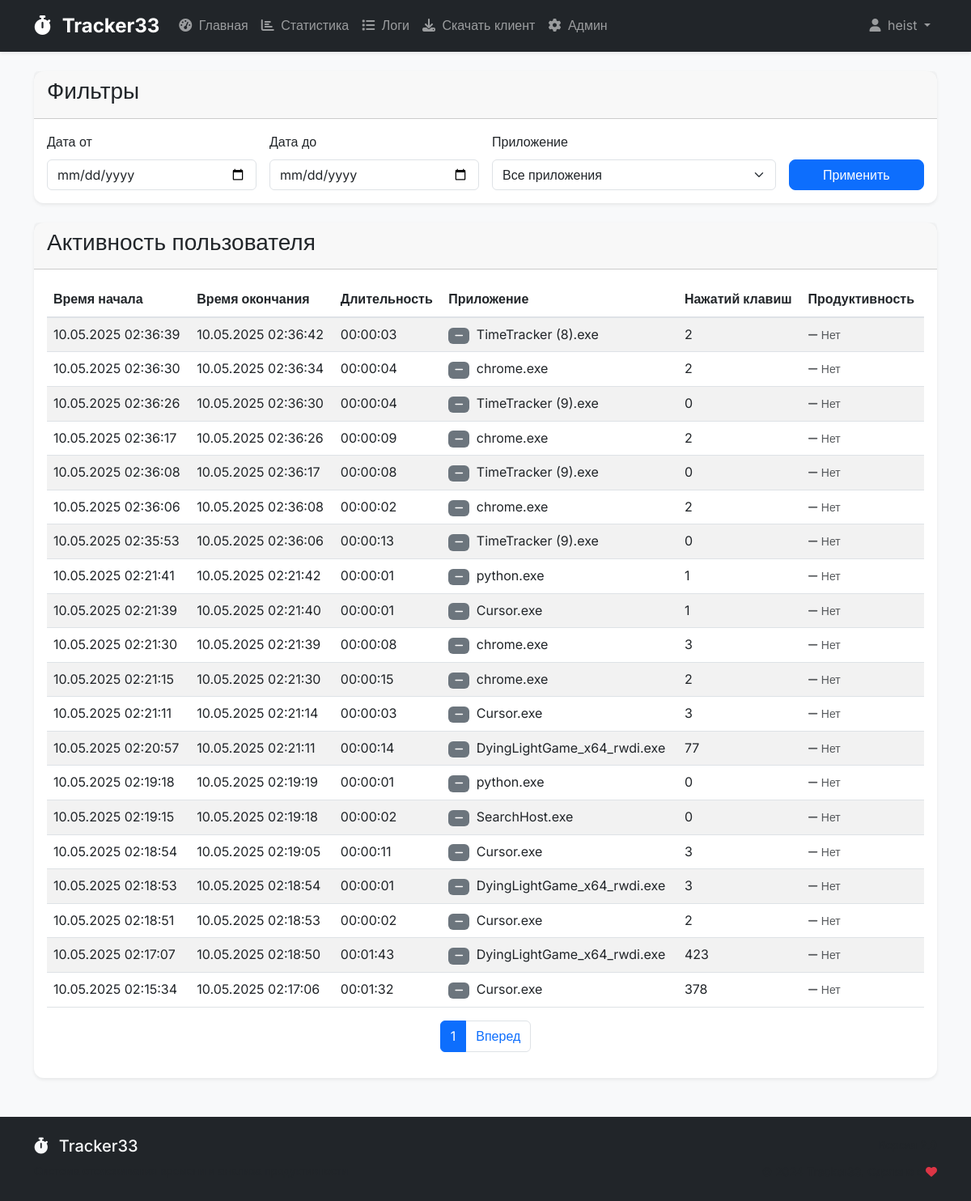
The page /api/logs/ (signed in) on the database as committed earlier.
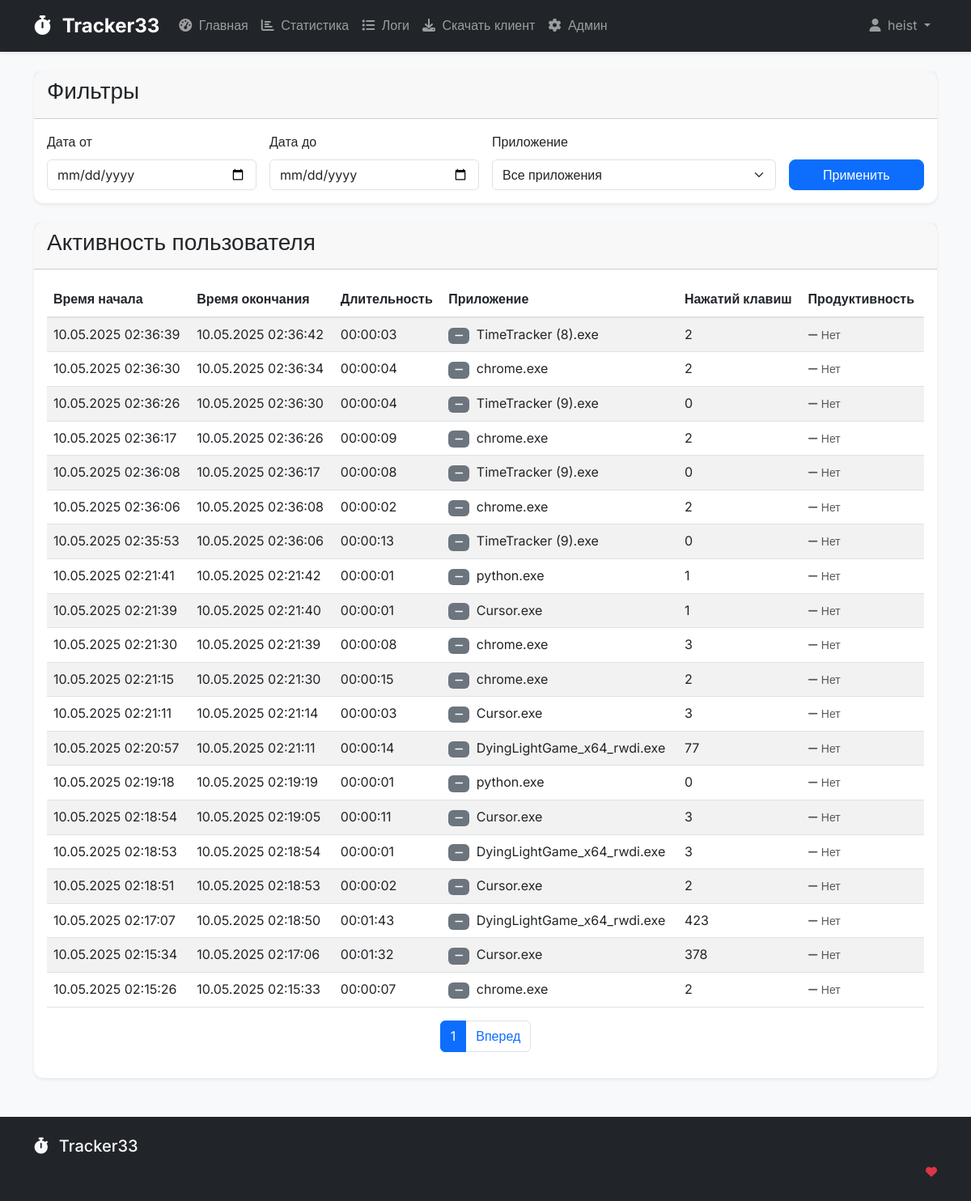
The same page on the database as committed later.
### users/models.py (models this page shows, shortened)
class CustomUser(AbstractUser):
    groups = models.ManyToManyField(
        'auth.Group',
        verbose_name='groups',
        blank=True,
        help_text='The groups this user belongs to.',
        related_name='custom_user_set',
        related_query_name='custom_user'
    )
    user_permissions = models.ManyToManyField(
        'auth.Permission',
        verbose_name='user permissions',
        blank=True,
        help_text='Specific permissions for this user.',
        related_name='custom_user_set',
        related_query_name='custom_user'
    )
    department = models.CharField(max_length=100, verbose_name='Отдел')
    position = models.CharField(max_length=100, verbose_name='Должность')
    is_active_tracking = models.BooleanField(default=True, verbose_name='Активное отслеживание')
    class Meta:
        verbose_name = 'Пользователь'
        verbose_name_plural = 'Пользователи'

### tracking/models.py (models this page shows, shortened)
class UserActivity(models.Model):
    user = models.ForeignKey(CustomUser, on_delete=models.CASCADE, verbose_name='Пользователь')
    application = models.ForeignKey(Application, on_delete=models.CASCADE, verbose_name='Приложение')
    start_time = models.DateTimeField(verbose_name='Время начала')
    end_time = models.DateTimeField(verbose_name='Время окончания')
    duration = models.DurationField(verbose_name='Длительность', null=True, blank=True)
    keyboard_presses = models.IntegerField(default=0, verbose_name='Количество нажатий клавиш')
    class Meta:
        verbose_name = 'Активность пользователя'
        verbose_name_plural = 'Активности пользователей'
        indexes = [
            models.Index(fields=['user', 'start_time']),
            models.Index(fields=['user', 'end_time']),
            models.Index(fields=['application', 'start_time']),
            models.Index(fields=['application', 'end_time']),
        ]

class Application(models.Model):
    user = models.ForeignKey(CustomUser, on_delete=models.CASCADE, related_name='tracked_apps', null=True, blank=True)
    name = models.CharField(max_length=255, verbose_name='Название приложения')
    process_name = models.CharField(max_length=255, verbose_name='Имя процесса')
    is_active = models.BooleanField(default=True, verbose_name='Активно')
    is_productive = models.BooleanField(default=False, verbose_name='Полезное приложение')
    created_at = models.DateTimeField(default=timezone.now)
    updated_at = models.DateTimeField(auto_now=True)
    class Meta:
        verbose_name = 'Приложение'
        verbose_name_plural = 'Приложения'
        unique_together = ('user', 'process_name')
        ordering = ['name']
        indexes = [
            models.Index(fields=['user', 'is_active']),
            models.Index(fields=['user', 'is_productive']),
            models.Index(fields=['process_name']),
        ]

### tracking/views.py (the view)
# urls.py: path('logs/', views.LogsView.as_view(), name='logs'),
class LogsView(LoginRequiredMixin, ListView):
    template_name = 'logs.html'
    model = UserActivity
    context_object_name = 'activities'
    paginate_by = 20
    def get_queryset(self):
        queryset = UserActivity.objects.filter(user=self.request.user)
        date_from = self.request.GET.get('date_from')
        if date_from:
            queryset = queryset.filter(start_time__date__gte=date_from)
        date_to = self.request.GET.get('date_to')
        if date_to:
            queryset = queryset.filter(start_time__date__lte=date_to)
        application_id = self.request.GET.get('application')
        if application_id:
            queryset = queryset.filter(application_id=application_id)
        return queryset.select_related('application').order_by('-start_time')
    def get_context_data(self, **kwargs):
        context = super().get_context_data(**kwargs)
        activities = context['activities']
        for activity in activities:
            if activity.duration:
                total_seconds = int(activity.duration.total_seconds())
                hours, remainder = divmod(total_seconds, 3600)
                minutes, seconds = divmod(remainder, 60)
                activity.formatted_duration = f"{hours:02d}:{minutes:02d}:{seconds:02d}"
            elif activity.start_time and activity.end_time:
                duration = activity.end_time - activity.start_time
                total_seconds = int(duration.total_seconds())
                hours, remainder = divmod(total_seconds, 3600)
                minutes, seconds = divmod(remainder, 60)
                activity.formatted_duration = f"{hours:02d}:{minutes:02d}:{seconds:02d}"
            else:
                activity.formatted_duration = "00:00:00"
        keyboard_queryset = KeyboardActivity.objects.filter(user=self.request.user)
        date_from = self.request.GET.get('date_from')
        if date_from:
            keyboard_queryset = keyboard_queryset.filter(timestamp__date__gte=date_from)
        date_to = self.request.GET.get('date_to')
        if date_to:
            keyboard_queryset = keyboard_queryset.filter(timestamp__date__lte=date_to)
        application_id = self.request.GET.get('application')
        if application_id:
            keyboard_queryset = keyboard_queryset.filter(application_id=application_id)
        context['keyboard_activities'] = keyboard_queryset.select_related('application').order_by('-timestamp')[:20]
        all_apps = Application.objects.filter(
            useractivity__user=self.request.user
        ).distinct()
        context['applications'] = filter_user_applications(all_apps)
        return context

### templates/logs.html (shortened to what this page needs)
{% extends 'base.html' %}
{% block content %}
<div class="row mb-4">
    <div class="col-md-12">
        <div class="card">
            <div class="card-header">
                <h3 class="card-title">Фильтры</h3>
            </div>
            <div class="card-body">
                <form id="filterForm" method="GET" class="row g-3">
                    <div class="col-md-3">
                        <label for="dateFrom" class="form-label">Дата от</label>
                        <input type="date" class="form-control" id="dateFrom" name="date_from" value="{{ request.GET.date_from }}">
                    </div>
                    <div class="col-md-3">
                        <label for="dateTo" class="form-label">Дата до</label>
                        <input type="date" class="form-control" id="dateTo" name="date_to" value="{{ request.GET.date_to }}">
                    </div>
                    <div class="col-md-4">
                        <label for="application" class="form-label">Приложение</label>
                        <select class="form-select" id="application" name="application">
                            <option value="">Все приложения</option>
                        </select>
                    </div>
                    <div class="col-md-2 d-flex align-items-end">
                        <button type="submit" class="btn btn-primary w-100">Применить</button>
                    </div>
                </form>
            </div>
        </div>
    </div>
</div>
<div class="row">
    <div class="col-md-12">
        <div class="card">
            <div class="card-header">
                <h3 class="card-title">Активность пользователя</h3>
            </div>
            <div class="card-body">
                <div class="table-responsive">
                    <table class="table table-striped">
                        <thead>
                            <tr>
                                <th>Время начала</th>
                                <th>Время окончания</th>
                                <th>Длительность</th>
                                <th>Приложение</th>
                                <th>Нажатий клавиш</th>
                                <th>Продуктивность</th>
                            </tr>
                        </thead>
                        <tbody>
                            {% for activity in activities %}
                            <tr>
                                <td>{{ activity.start_time|date:"d.m.Y H:i:s" }}</td>
                                <td>
                                    {% if activity.end_time %}
                                        {{ activity.end_time|date:"d.m.Y H:i:s" }}
                                    {% else %}
                                        <span class="text-muted">В процессе</span>
                                    {% endif %}
                                </td>
                                <td>
                                    {% if activity.formatted_duration %}
                                        {{ activity.formatted_duration }}
                                    {% else %}
                                        <span class="text-muted">00:00:00</span>
                                    {% endif %}
                                </td>
                                <td>
                                    <span class="badge {% if activity.application.is_productive %}bg-success{% else %}bg-secondary{% endif %} me-1">
                                        {% if activity.application.is_productive %}
                                            <i class="fas fa-check"></i>
                                        {% else %}
                                            <i class="fas fa-minus"></i>
                                        {% endif %}
                                    </span>
                                    {{ activity.application.name }}
                                </td>
                                <td>{{ activity.keyboard_presses|default:"0" }}</td>
                                <td>
                                    {% if activity.application.is_productive %}
                                        <span class="text-success fw-bold">
                                            <i class="fas fa-check me-1"></i>Да
                                        </span>
                                    {% else %}
                                        <span class="text-muted">
                                            <i class="fas fa-minus me-1"></i>Нет
                                        </span>
                                    {% endif %}
                                </td>
                            </tr>
                            {% empty %}
                            <tr>
                                <td colspan="6" class="text-center">Нет данных</td>
                            </tr>
                            {% endfor %}
                        </tbody>
                    </table>
                </div>
                {% if is_paginated %}
                <nav aria-label="Page navigation">
                    <ul class="pagination justify-content-center">
                        <li class="page-item active">
                            <span class="page-link">{{ page_obj.number }}</span>
                        </li>
                        {% if page_obj.has_next %}
                        <li class="page-item">
                            <a class="page-link" href="?page={{ page_obj.next_page_number }}">Вперед</a>
                        </li>
                        {% endif %}
                    </ul>
                </nav>
                {% endif %}
            </div>
        </div>
    </div>
</div>
{% endblock %}

### templates/base.html (shortened to what this page needs)
<!DOCTYPE html>
<html lang="ru">
<head>
    <link href="https://cdn.jsdelivr.net/npm/bootstrap@5.3.0/dist/css/bootstrap.min.css" rel="stylesheet">
    <link rel="stylesheet" href="https://cdnjs.cloudflare.com/ajax/libs/font-awesome/6.4.0/css/all.min.css">
</head>
<body>
    <nav class="navbar navbar-expand-lg navbar-dark bg-dark shadow-sm">
        <div class="container">
            <a class="navbar-brand" href="/">
                <i class="fas fa-stopwatch me-2"></i>
                Tracker33
            </a>
            <div class="collapse navbar-collapse" id="navbarNav">
                <ul class="navbar-nav me-auto">
                    {% if user.is_authenticated %}
                        <li class="nav-item">
                            <a class="nav-link" href="{% url 'dashboard' %}">
                                <i class="fas fa-tachometer-alt me-1"></i>
                                Главная
                            </a>
                        </li>
                        <li class="nav-item">
                            <a class="nav-link" href="{% url 'statistics' %}">
                                <i class="fas fa-chart-bar me-1"></i>
                                Статистика
                            </a>
                        </li>
                        <li class="nav-item">
                            <a class="nav-link" href="{% url 'logs' %}">
                                <i class="fas fa-list me-1"></i>
                                Логи
                            </a>
                        </li>
                        <li class="nav-item">
                            <a class="nav-link" href="{% url 'download_tracker' %}">
                                <i class="fas fa-download me-1"></i>
                                Скачать клиент
                            </a>
                        </li>
                        {% if user.is_staff %}
                        <li class="nav-item">
                            <a class="nav-link" href="/admin/">
                                <i class="fas fa-cog me-1"></i>
                                Админ
                            </a>
                        </li>
                        {% endif %}
                    {% endif %}
                </ul>
                <ul class="navbar-nav">
                    {% if user.is_authenticated %}
                        <li class="nav-item dropdown">
                            <a class="nav-link dropdown-toggle" href="#" id="navbarDropdown" role="button" data-bs-toggle="dropdown">
                                <i class="fas fa-user me-1"></i>
                                {{ user.username }}
                            </a>
                        </li>
                    {% endif %}
                </ul>
            </div>
        </div>
    </nav>
    <main class="container mt-4 mb-5">
        {% block content %}{% endblock %}
    </main>
    <footer class="bg-dark text-light py-4 mt-auto">
        <div class="container">
            <div class="row">
                <div class="col-md-6">
                    <h5>
                        <i class="fas fa-stopwatch me-2"></i>
                        Tracker33
                    </h5>
                    <p class="text-muted mb-0">Система отслеживания времени и анализа продуктивности</p>
                </div>
                <div class="col-md-6 text-md-end">
                    <p class="text-muted mb-2">Версия 2.0</p>
                    <div>
                        <small class="text-muted">
                            © 2024 Tracker33. Сделано с
                            <i class="fas fa-heart text-danger"></i>
                        </small>
                    </div>
                </div>
            </div>
        </div>
    </footer>
</body>
</html>

Rows that differ between the two databases and show on the page:
removed UserActivity: start_time "10.05.2025 02:19:15", end_time "10.05.2025 02:19:18", formatted_duration "00:00:02", application.name "SearchHost.exe", keyboard_presses "0", shows "Нет"
now on this page (row edited): UserActivity: start_time "10.05.2025 02:15:26", end_time "10.05.2025 02:15:33", formatted_duration "00:00:07", application.name "chrome.exe", keyboard_presses "2", shows "Нет"
